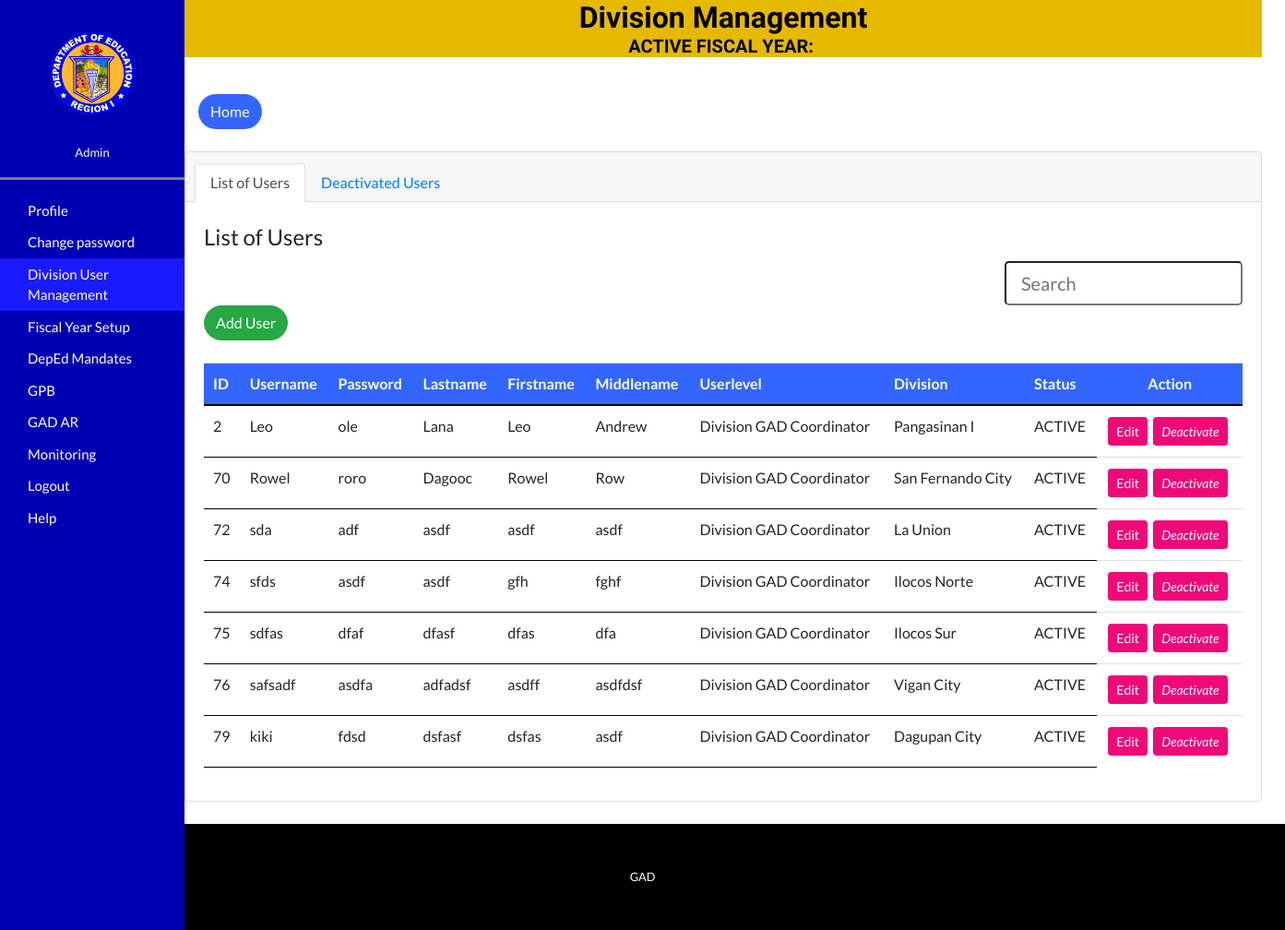
The app's page /Regional/divisionmanagement.php (signed in), older data.
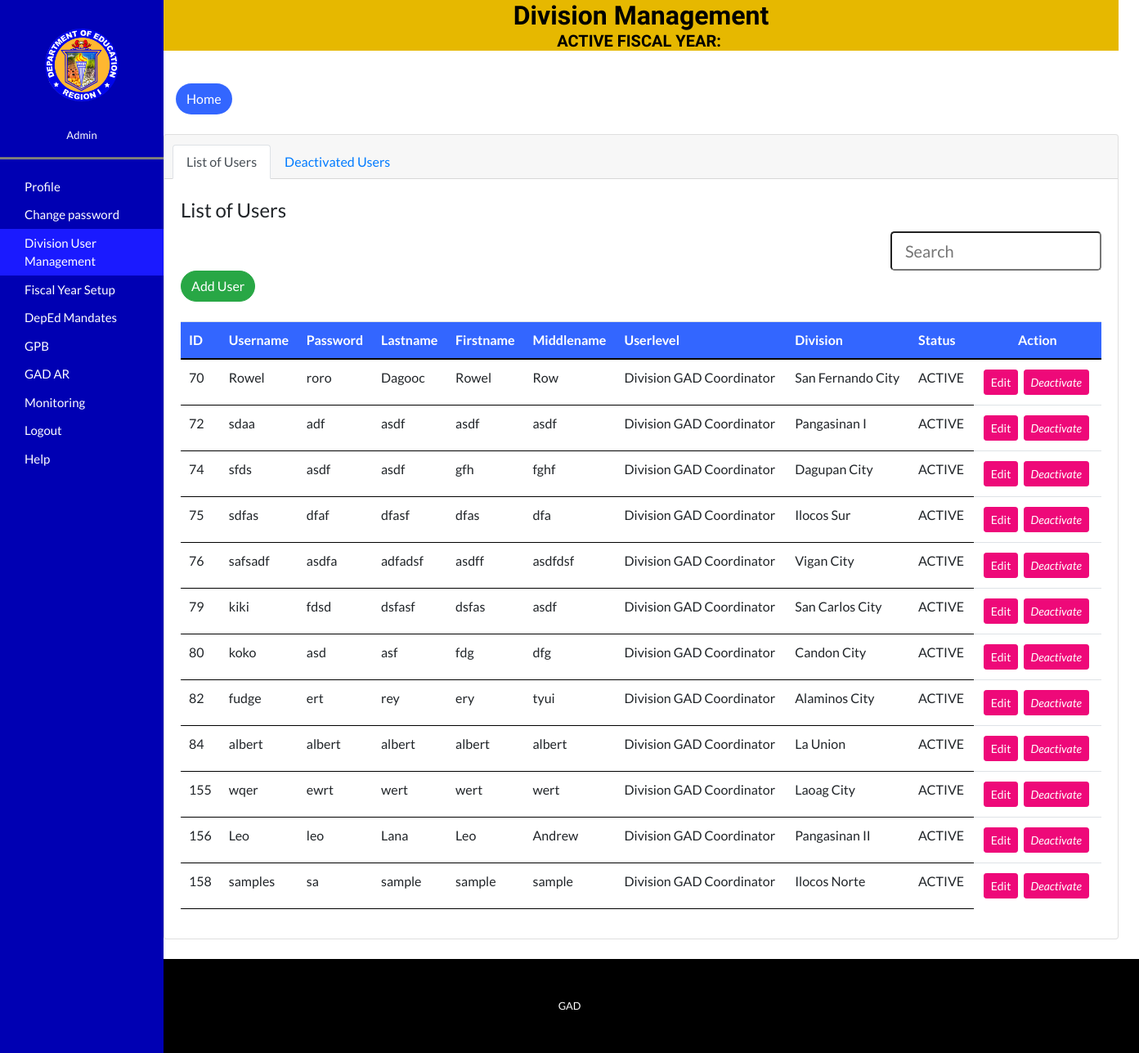
The same page, newer data.
### tables this page shows
CREATE TABLE `caps` (
  `id` int(255) NOT NULL AUTO_INCREMENT,
  `username` varchar(255) DEFAULT NULL,
  `password` varchar(255) DEFAULT NULL,
  `lastname` varchar(255) DEFAULT '',
  `firstname` varchar(255) DEFAULT NULL,
  `middlename` varchar(255) DEFAULT NULL,
  `userlevel` varchar(255) DEFAULT '',
  `location` varchar(255) DEFAULT NULL,
  `status` varchar(255) DEFAULT '',
  PRIMARY KEY (`id`)
);

### Regional/divisionmanagement.php (the view, shortened to what the changed rows need)
<!DOCTYPE html>
<html lang="en">
  <head>
    <link href="vendor/bootstrap/css/bootstrap.min.css" rel="stylesheet">
    <link href="css/one-page-wonder.min.css" rel="stylesheet">
  </head>
  <body>
    <div class="container-fluid">
    <div class="row flex-nowrap">
        <div class="main">
 <center><h2 style="color: black; background-color: #e6b800;">Division Management <br> <p style="font-size: 20px;">ACTIVE FISCAL YEAR:&nbsp;<?php echo $_SESSION['code']; ?></p></h2></center>
 <br>
  <section>
     <div class="row">
     <div class="col">
     <div class="card" style="width: 73rem;">
         <div class="card-body">
              <br>
      <?php
        include("../connect.php");
         $sql="SELECT * FROM caps WHERE userlevel = 'Division GAD Coordinator' and status='ACTIVE'";
        $result=mysqli_query($conn, $sql);
        echo "<table id='list' class='table table-hover'>";
          echo "<tr>";
            echo "<th style='padding: 10px; background-color: #3366ff; color: white; border-bottom: 2px solid black;'>ID</th>";
            echo "<th style='padding: 10px; background-color: #3366ff; color: white; border-bottom: 2px solid black;'>Username</th>";
            echo "<th style='padding: 10px; background-color: #3366ff; color: white; border-bottom: 2px solid black;'>Password</th>";
            echo "<th style='padding: 10px; background-color: #3366ff; color: white; border-bottom: 2px solid black;'>Lastname</th>";
            echo "<th style='padding: 10px; background-color: #3366ff; color: white; border-bottom: 2px solid black;'>Firstname</th>";
            echo "<th style='padding: 10px; background-color: #3366ff; color: white; border-bottom: 2px solid black;'>Middlename</th>";
            echo "<th style='padding: 10px; background-color: #3366ff; color: white; border-bottom: 2px solid black;'>Userlevel</th>";
            echo "<th style='padding: 10px; background-color: #3366ff; color: white; border-bottom: 2px solid black;'>Division</th>";
            echo "<th style='padding: 10px; background-color: #3366ff; color: white; border-bottom: 2px solid black;'>Status</th>";
            echo "<th style='padding: 10px; background-color: #3366ff; color: white; border-bottom: 2px solid black;'><center>Action</center></th>";
          echo "</tr>";
          echo "<tbody id='usertable'>";
        if(mysqli_num_rows($result)>0){
          while($row=mysqli_fetch_assoc($result)){
            echo "<tr id=".$row['id'] .">";
              echo "<td style='padding: 10px;border-bottom: 1px solid black;' id='tid'>".$row['id']."</td>";
              echo "<td style='padding: 10px;border-bottom: 1px solid black;' id='tusername'>".$row['username']."</td>";
              echo "<td style='padding: 10px;border-bottom: 1px solid black;' id='tpassword'>".$row['password']."</td>";
              echo "<td style='padding: 10px;border-bottom: 1px solid black;' id='tlastname'>".$row['lastname']."</td>";
              echo "<td style='padding: 10px;border-bottom: 1px solid black;' id='tfirstname'>".$row['firstname']."</td>";
              echo "<td style='padding: 10px;border-bottom: 1px solid black;' id='tmiddlename'>".$row['middlename']."</td>";
              echo "<td style='padding: 10px;border-bottom: 1px solid black;' id='tuserlevel'>".$row['userlevel']."</td>";
              echo "<td style='padding: 10px;border-bottom: 1px solid black;' id='tlocation'>".$row['location']."</td>";
              echo "<td style='padding: 10px;border-bottom: 1px solid black;' id='tstatus'>".$row['status']."</td>";?>
              <td><div class="btn-toolbar">
              <button class="btn btn-primary edit_user btn-sm"  value="<?php echo $row['id']; ?>">Edit</button>&nbsp;&nbsp;
              <button class="btn btn-primary edit_status btn-sm"  value="<?php echo $row['id']; ?>">
                  <i class="bi bi-pencil-square">
                    <?php
                      if ($row['status']=='ACTIVE'){
                        echo "Deactivate";
                      }else {
                        echo "Activate";
                      }
                    ?>
                  </i>
                  </button>
              </div></td>
              <?php
            echo "</tr>";
          }
        }
        echo "</tbody>";
        echo "</table";
      ?>
      </div>
      </div>
      </div>
      </div>
    </section>
   </div>
</div>
 </div>
    <br>
</body>
</html>

Row changes from the older to the newer data that the page shows:
removed caps: id "2", username "Leo", password "ole", lastname "Lana", firstname "Leo", middlename "Andrew", userlevel "Division GAD Coordinator", location "Pangasinan I", status "ACTIVE", shows "Deactivate"
changed caps "adf": username "sda" → "sdaa"; location "La Union" → "Pangasinan I"
changed caps "sfds": location "Ilocos Norte" → "Dagupan City"
changed caps "kiki": location "Dagupan City" → "San Carlos City"
added caps: id "80", username "koko", password "asd", lastname "asf", firstname "fdg", middlename "dfg", userlevel "Division GAD Coordinator", location "Candon City", status "ACTIVE", shows "Deactivate"
added caps: id "82", username "fudge", password "ert", lastname "rey", firstname "ery", middlename "tyui", userlevel "Division GAD Coordinator", location "Alaminos City", status "ACTIVE", shows "Deactivate"
added caps: id "84", username "albert", password "albert", lastname "albert", firstname "albert", middlename "albert", userlevel "Division GAD Coordinator", location "La Union", status "ACTIVE", shows "Deactivate"
added caps: id "155", username "wqer", password "ewrt", lastname "wert", firstname "wert", middlename "wert", userlevel "Division GAD Coordinator", location "Laoag City", status "ACTIVE", shows "Deactivate"
added caps: id "156", username "Leo", password "leo", lastname "Lana", firstname "Leo", middlename "Andrew", userlevel "Division GAD Coordinator", location "Pangasinan II", status "ACTIVE", shows "Deactivate"
added caps: id "158", username "samples", password "sa", lastname "sample", firstname "sample", middlename "sample", userlevel "Division GAD Coordinator", location "Ilocos Norte", status "ACTIVE", shows "Deactivate"
